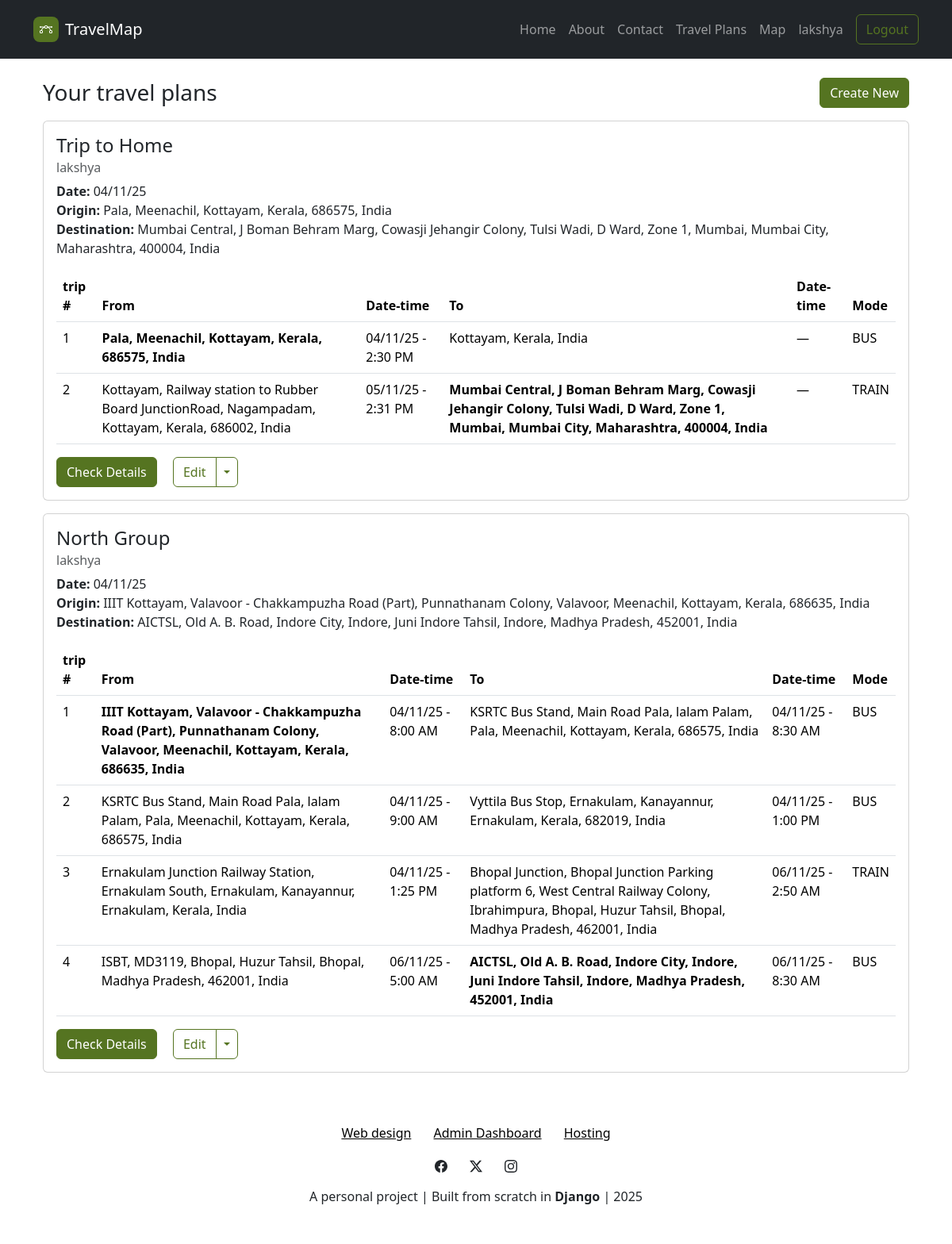
/travelplans/me/ (signed in), run on the app's committed database.
### Accounts/models.py (models this page shows, shortened)
class TravelPlan(models.Model):
    user = models.ForeignKey(
        settings.AUTH_USER_MODEL,
        on_delete=models.CASCADE,
        related_name='travel_plans'
    )
    title = models.CharField(
        max_length=150
    )
    status = models.CharField(
        max_length=10,
        choices=PlanStatus.choices,
        default=PlanStatus.PLANNED
    )
    created_at = models.DateTimeField(auto_now_add=True)
    updated_at = models.DateTimeField(auto_now=True)
    class Meta:
        ordering = ['-created_at']
    @property
    def first_trip(self):
        return self.trips.first()
    @property
    def last_trip(self):
        return self.trips.last()
    @property
    def all_passengers(self):
        return User.objects.filter(models.Q(joined_trips__plan=self) | models.Q(travel_plans = self)).distinct()

class Trip(models.Model):
    plan = models.ForeignKey(
        TravelPlan,
        on_delete=models.CASCADE,
        related_name='trips',
    )
    title = models.CharField(
        max_length=150,
    )
    origin_name = models.CharField(
        max_length=255,
    )
    origin_lat = models.CharField(
        max_length=50, null=True, blank=True
    )
    origin_lon = models.CharField(
        max_length=50, null=True, blank=True
    )
    destination_name = models.CharField(
        max_length=255,
    )
    destination_lat = models.CharField(
        max_length=50, null=True, blank=True
    )
    destination_lon = models.CharField(
        max_length=50, null=True, blank=True
    )
    departure_time = models.DateTimeField()
    estimated_arrival_time = models.DateTimeField(
        null=True, blank=True
    )
    transport_mode = models.CharField(
        max_length=6,
        choices=TransportMode.choices,
        default=TransportMode.TRAIN
    )
    passengers = models.ManyToManyField(
        settings.AUTH_USER_MODEL,
        related_name='joined_trips',
        blank=True,
        help_text="Students who have joined this trip",
    )
    notes = models.TextField(
        blank=True,
    )
    route = models.JSONField(null=True, blank=True)
    status = models.CharField(
        max_length=10,
        choices=PlanStatus.choices,
        default=PlanStatus.PLANNED
    )
    created_at = models.DateTimeField(auto_now_add=True)
    updated_at = models.DateTimeField(auto_now=True)
    class Meta:
        ordering = ['departure_time']

### UI/views.py (the view)
# urls.py: path("travelplans/me/",views.my_travelplans,name="my_travelplans"),
@login_required
def my_travelplans(request):
    plans_qs = (
        TravelPlan.objects
        .filter(user=request.user)
        .prefetch_related('trips__passengers')
    )
    paginator = Paginator(plans_qs, 10)  # 10 plans per page
    page_number = request.GET.get('page')
    page_obj = paginator.get_page(page_number)
    return render(request, 'UI/travelplans.html', {
        'page_obj': page_obj,
        'plans': page_obj.object_list,
        'personal':True
    })

### UI/context_processors.py (called while the page is built)
def site_settings(request):
    index_carousel = carousel.objects.all()
    index_features = features.objects.all()
    index_steps = step.objects.all()
    for item in list(index_carousel) + list(index_features):
        if hasattr(item, 'href') and item.href:
            try:
                item.href = reverse(item.href)
            except:
                pass
    return {
        'index_carousel': index_carousel,
        'index_features': index_features,
        'index_steps': index_steps,
    }

### templates/UI/travelplans.html (shortened to what this page needs)
{% extends 'partials/layout.html' %}
{% load static %}
{% load crispy_forms_tags %}
{% block content %}
<div class="container">
    <div class="container min-vh-100 mt-4">
        <div class="row mb-3">
            <div class="col d-flex justify-content-between align-items-center">
                {% if personal == True %}
                    <h3 class="mb-0">Your travel plans</h3>
                    <a href="{% url 'UI:new_travelplan' %}" class="btn btn-primary">Create New</a>
                {% else %}
                    <h3 class="mb-0">Public travel plans</h3>
                    <a href="{% url 'UI:my_travelplans' %}" class="btn btn-primary">Your Plans</a>
                {% endif %}
            </div>
        </div>
        {% if plans %}
            {% for plan in plans %}
                <div class="row mb-3">
                    <div class="col">
                            <div class="card">
                                <div class="card-body">
                                    <h4 class="card-title">{{ plan.title }}</h4>
                                    <h6 class="text-muted card-subtitle mb-2">
                                        {% for p in plan.all_passengers %}
                                            {% if forloop.last %}
                                                {{ p.username }}
                                            {% else %}
                                                {{ p.username }} ,
                                            {% endif %}
                                        {% endfor %}
                                    </h6>
                                    <p>
                                        {% with ft=plan.first_trip lt=plan.last_trip %}
                                            {% if ft %}
                                                <strong>Date:</strong> {{ ft.departure_time|date:"d/m/y" }}<br>
                                                <strong>Origin:</strong> {{ ft.origin_name }}<br>
                                            {% endif %}
                                            {% if lt %}
                                                <strong>Destination:</strong> {{ lt.destination_name }}
                                            {% endif %}
                                        {% endwith %}
                                    </p>
                                    <div class="table-responsive">
                                        <table class="table table-hover">
                                            <thead>
                                                <tr>
                                                    <th>trip #</th>
                                                    <th>From</th>
                                                    <th>Date-time</th>
                                                    <th>To</th>
                                                    <th>Date-time</th>
                                                    <th>Mode</th>
                                                </tr>
                                            </thead>
                                            <tbody>
                                                {% for trip in plan.trips.all %}
                                                    <tr>
                                                        <td>{{ forloop.counter }}</td>
                                                        <td>{% if forloop.first %}<strong>{{ trip.origin_name }}</strong>{% else %}{{ trip.origin_name }}{% endif %}</td>
                                                        <td>{{ trip.departure_time|date:"d/m/y - g:i A" }}</td>
                                                        <td>{% if forloop.last %}<strong>{{ trip.destination_name }}</strong>{% else %}{{ trip.destination_name }}{% endif %}</td>
                                                        <td>
                                                            {% if trip.estimated_arrival_time %}
                                                                {{ trip.estimated_arrival_time|date:"d/m/y - g:i A" }}
                                                            {% else %}
                                                                —
                                                            {% endif %}
                                                        </td>
                                                        <td>{{ trip.transport_mode }}</td>
                                                    </tr>
                                                {% empty %}
                                                    <tr><td colspan="5" class="text-muted">No trips added yet.</td></tr>
                                                {% endfor %}
                                            </tbody>
                                        </table>
                                    </div>
                                    <a class="btn btn-primary me-3" href="{% url 'UI:travelplan_detail' plan.id %}">Check Details</a>
                                    {% if request.user.is_superuser or request.user.id == plan.user_id %}
                                        <div class="btn-group">
                                            <a class="btn btn-outline-primary" href="{% url 'UI:edit_travelplan' plan.id %}">Edit</a>
                                            <button class="btn btn-outline-primary dropdown-toggle dropdown-toggle-split" data-bs-toggle="dropdown" aria-expanded="false" type="button"></button>
                                        </div>
                                    {% endif %}
                                </div>
                            </div>
                    </div>
                </div>
            {% endfor %}
        {% else %}
            <div class="alert alert-info mt-4">You have no travel plans yet. <a href="{% url 'UI:new_travelplan' %}">Create one</a>.</div>
        {% endif %}
    </div>
</div>
{% endblock %}

### templates/partials/navbar.html (shortened to what this page needs)
{% load static %}
<nav class="navbar navbar-expand-md sticky-top bg-body py-3" data-bs-theme="dark">
    <div class="container">
        <a class="navbar-brand d-flex align-items-center" href="{% url 'UI:index' %}">
            <span class="bs-icon-sm bs-icon-rounded bs-icon-primary d-flex justify-content-center align-items-center me-2 bs-icon">
            </span>
            <span>TravelMap</span>
        </a>
        <div id="navcol-2" class="collapse navbar-collapse">
            <ul class="navbar-nav ms-auto">
                <li class="nav-item"><a class="nav-link" href="{% url 'UI:index' %}#home">Home</a></li>
                <li class="nav-item"><a class="nav-link" href="{% url 'UI:index' %}#about">About</a></li>
                <li class="nav-item"><a class="nav-link" href="{% url 'UI:index' %}#contact">Contact</a></li>
                <li class="nav-item"><a class="nav-link {% if request.resolver_match.url_name == 'travelplans' %}active{% endif %}" href="{% url 'UI:travelplans' %}">Travel Plans</a></li>
                <li class="nav-item"><a class="nav-link {% if request.resolver_match.url_name == 'map' %}active{% endif %}" href="{% url 'UI:map' %}">Map</a></li>
                <li class="nav-item">
                    {% if user.is_authenticated %}
                        <a class="nav-link" href="#">{{ user.username }}</a>
                    {% else %}
                        <a class="nav-link {% if request.resolver_match.url_name == 'login' %}active{% endif %}" href="{% url 'UI:login'%}">Login</a>
                    {% endif %}
                </li>
            </ul>
            {% if user.is_authenticated %}
            <form action="/logout/" method="post">
                <button class="btn btn-outline-primary ms-md-2" type="submit" href="{% url 'UI:logout'%}">Logout</button>
                </form>
            {% else %}
                <a class="btn btn-primary ms-md-2" role="button" href="{% url 'UI:register'%}">Sign Up</a>
            {% endif %}
        </div>
    </div>
</nav>

### static/css/bss-overrides.css (style rules this page uses)
:root, [data-bs-theme=light] { --bs-primary: #557421; --bs-primary-rgb: 85,116,33; --bs-primary-text-emphasis: #222E0D; --bs-primary-bg-subtle: #DDE3D3; --bs-primary-border-subtle: #BBC7A6; }
.btn-primary { --bs-btn-color: #fff; --bs-btn-bg: #557421; --bs-btn-border-color: #557421; --bs-btn-hover-color: #fff; --bs-btn-hover-bg: #48631C; --bs-btn-hover-border-color: #445D1A; --bs-btn-focus-shadow-rgb: 230,234,222; --bs-btn-active-color: #fff; --bs-btn-active-bg: #445D1A; --bs-btn-active-border-color: #405719; --bs-btn-disabled-color: #fff; --bs-btn-disabled-bg: #557421; --bs-btn-disabled-border-color: #557421; }
.btn-outline-primary { --bs-btn-color: #557421; --bs-btn-border-color: #557421; --bs-btn-focus-shadow-rgb: 85,116,33; --bs-btn-hover-color: #fff; --bs-btn-hover-bg: #557421; --bs-btn-hover-border-color: #557421; --bs-btn-active-color: #fff; --bs-btn-active-bg: #557421; --bs-btn-active-border-color: #557421; --bs-btn-disabled-color: #557421; --bs-btn-disabled-bg: transparent; --bs-btn-disabled-border-color: #557421; }

### templates/partials/layout.html (style rules this page uses)
html { scroll-behavior: smooth; scroll-padding-top: 80px; }

### templates/UI/travelplans.html (style rules this page uses)
.card { transition: transform 0.2s ease, box-shadow 0.2s ease; }

### data on the page
TravelPlan: title "Trip to Home", first_trip.departure_time "04/11/25", first_trip.origin_name "Pala, Meenachil, Kottayam, Kerala, 686575, India", last_trip.destination_name "Mumbai Central, J Boman Behram Marg, Cowasji Jehangir Colony, Tulsi Wadi, D Ward, Zone 1, Mumbai, Mumbai City, Maharashtra, 400004, India"
Trip: origin_name "Pala, Meenachil, Kottayam, Kerala, 686575, India", departure_time "04/11/25 - 2:30 PM", destination_name "Kottayam, Kerala, India", transport_mode "BUS"
Trip: origin_name "Kottayam, Railway station to Rubber Board JunctionRoad, Nagampadam, Kottayam, Kerala, 686002, India", departure_time "05/11/25 - 2:31 PM", destination_name "Mumbai Central, J Boman Behram Marg, Cowasji Jehangir Colony, Tulsi Wadi, D Ward, Zone 1, Mumbai, Mumbai City, Maharashtra, 400004, India", transport_mode "TRAIN"
TravelPlan: title "North Group", first_trip.departure_time "04/11/25", first_trip.origin_name "IIIT Kottayam, Valavoor - Chakkampuzha Road (Part), Punnathanam Colony, Valavoor, Meenachil, Kottayam, Kerala, 686635, India", last_trip.destination_name "AICTSL, Old A. B. Road, Indore City, Indore, Juni Indore Tahsil, Indore, Madhya Pradesh, 452001, India"
Trip: origin_name "IIIT Kottayam, Valavoor - Chakkampuzha Road (Part), Punnathanam Colony, Valavoor, Meenachil, Kottayam, Kerala, 686635, India", departure_time "04/11/25 - 8:00 AM", destination_name "KSRTC Bus Stand, Main Road Pala, lalam Palam, Pala, Meenachil, Kottayam, Kerala, 686575, India", estimated_arrival_time "04/11/25 - 8:30 AM", transport_mode "BUS"
Trip: origin_name "KSRTC Bus Stand, Main Road Pala, lalam Palam, Pala, Meenachil, Kottayam, Kerala, 686575, India", departure_time "04/11/25 - 9:00 AM", destination_name "Vyttila Bus Stop, Ernakulam, Kanayannur, Ernakulam, Kerala, 682019, India", estimated_arrival_time "04/11/25 - 1:00 PM", transport_mode "BUS"
Trip: origin_name "Ernakulam Junction Railway Station, Ernakulam South, Ernakulam, Kanayannur, Ernakulam, Kerala, India", departure_time "04/11/25 - 1:25 PM", destination_name "Bhopal Junction, Bhopal Junction Parking platform 6, West Central Railway Colony, Ibrahimpura, Bhopal, Huzur Tahsil, Bhopal, Madhya Pradesh, 462001, India", estimated_arrival_time "06/11/25 - 2:50 AM", transport_mode "TRAIN"
Trip: origin_name "ISBT, MD3119, Bhopal, Huzur Tahsil, Bhopal, Madhya Pradesh, 462001, India", departure_time "06/11/25 - 5:00 AM", destination_name "AICTSL, Old A. B. Road, Indore City, Indore, Juni Indore Tahsil, Indore, Madhya Pradesh, 452001, India", estimated_arrival_time "06/11/25 - 8:30 AM", transport_mode "BUS"

### other printed values
{{ user.username }} "lakshya"
{{ p.username }} "lakshya"
